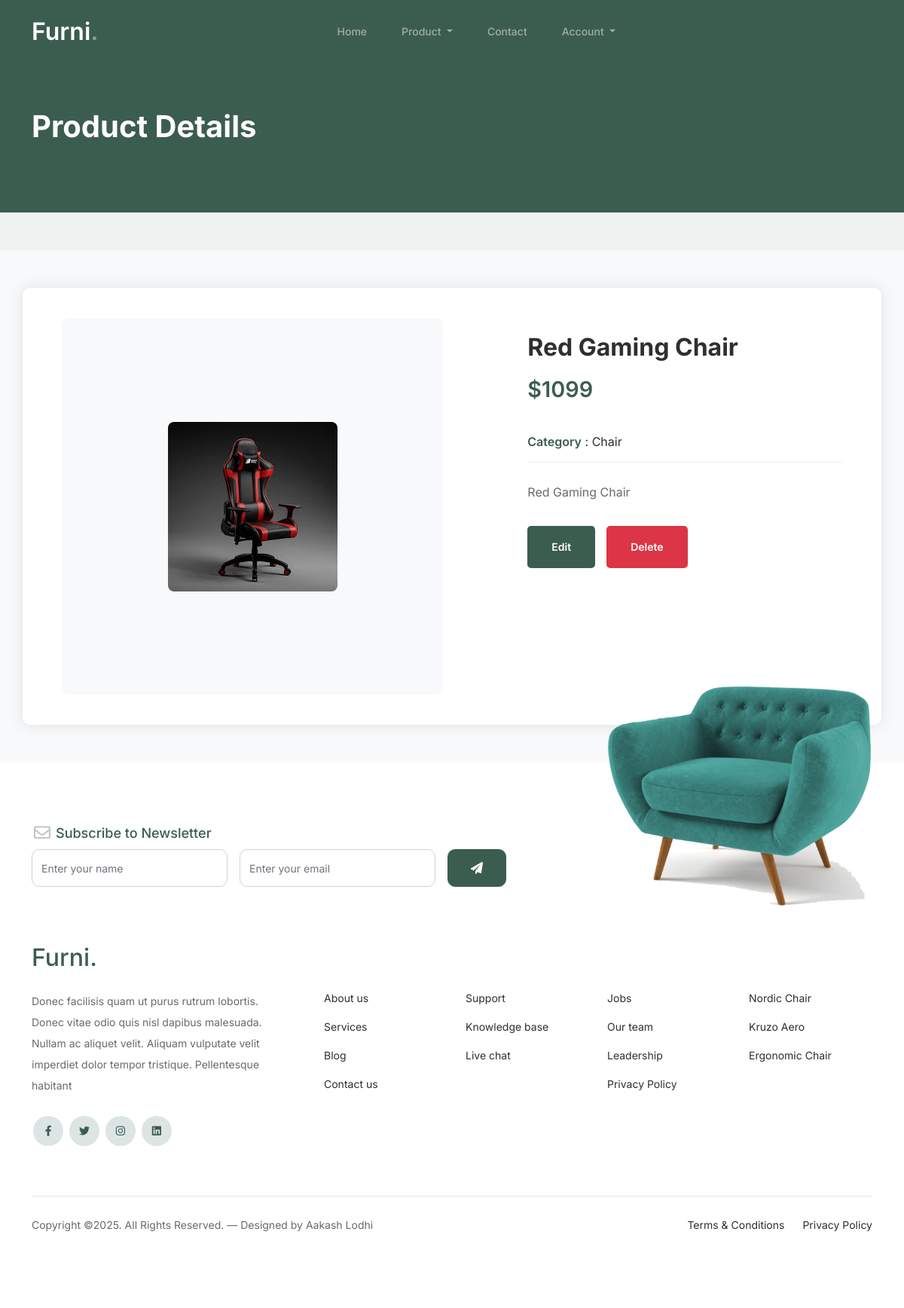
Page /seller-product-details/10/ on the committed database.
### myapp/models.py (models this page shows, shortened)
class Product(models.Model):
    category=(
        ("Chair","Chair"),
        ("Sofa","Sofa"),
        ("Bed","Bed"),
        ("Table","Table"),
    )
    seller=models.ForeignKey(User,on_delete=models.CASCADE)
    product_category=models.CharField(max_length=100,choices=category)
    product_name=models.CharField(max_length=100)
    product_price=models.PositiveIntegerField()
    product_desc=models.TextField()
    product_image=models.ImageField(upload_to="product_images/")

### myapp/views.py (the view)
# urls.py: path('seller-product-details/<int:pk>/',views.seller_product_details,name='seller-product-details'),
def seller_product_details(request,pk):
    product=Product.objects.get(pk=pk)
    return render(request,'seller-product-details.html',{'product':product})

### myapp/templates/seller-product-details.html (shortened to what this page needs)
{% extends 'seller-header.html' %}
{% load static %}
{% block content %}
<div class="hero">
    <div class="container">
        <div class="row justify-content-between">
            <div class="col-lg-5">
                <div class="intro-excerpt">
                    <h1>Product Details</h1>
                </div>
            </div>
            <div class="col-lg-7"></div>
        </div>
    </div>
</div>
<div class="product_image_area">
    <div class="container">
        <div class="row s_product_inner">
            <div class="col-lg-6">
                <div class="s_product_img">
                    <div id="carouselExampleIndicators" class="carousel slide" data-ride="carousel">
                        <div class="carousel-inner">
                            <div class="carousel-item active">
                                <img class="d-block w-100" src="{{product.product_image.url}}" alt="{{product.product_name}}" />
                            </div>
                        </div>
                    </div>
                </div>
            </div>
            <div class="col-lg-5 offset-lg-1">
                <div class="s_product_text">
                    <h3>{{product.product_name}}</h3>
                    <h2>${{product.product_price}}</h2>
                    <ul class="list">
                        <li>
                            <a class="active" href="#">
                                <span>Category</span> : {{product.product_category}}
                            </a>
                        </li>
                    </ul>
                    <p>{{product.product_desc}}</p>
                    <div class="card_area">
                        <a class="main_btn" href="{% url 'seller-product-edit' pk=product.pk %}">Edit</a>
                        <a class="main_btn" href="{% url 'seller-product-delete' pk=product.pk %}">Delete</a>
                    </div>
                </div>
            </div>
        </div>
    </div>
</div>
{% endblock %}

### myapp/static/css/style.css (style rules this page uses)
body { overflow-x: hidden; position: relative; }
body { font-family: "Inter", sans-serif; font-weight: 400; line-height: 28px; color: #6a6a6a; font-size: 14px; background-color: #eff2f1; }
a { text-decoration: none; -webkit-transition: .3s all ease; -o-transition: .3s all ease; transition: .3s all ease; color: #2f2f2f; text-decoration: underline; }
.hero { background: #3b5d50; padding: calc(4rem - 30px) 0 0rem 0; }
@media (min-width: 768px) { .hero { padding: calc(4rem - 30px) 0 4rem 0; } }
@media (min-width: 992px) { .hero { padding: calc(8rem - 30px) 0 8rem 0; } }
.hero .intro-excerpt { position: relative; z-index: 4; }
@media (min-width: 992px) { .hero .intro-excerpt { max-width: 450px; } }
.hero h1 { font-weight: 700; color: #ffffff; margin-bottom: 30px; }

### myapp/templates/seller-product-details.html (style rules this page uses)
.hero { background-color: #3b5d50; padding: 60px 0; margin-bottom: 50px; }
.hero h1 { color: white; font-weight: 700; font-size: 2.5rem; }
.product_image_area { padding: 50px 0; background-color: #f8f9fa; }
.s_product_inner { background: white; padding: 40px; border-radius: 10px; box-shadow: 0 0 20px rgba(0,0,0,0.1); }
.s_product_img { background: #f8f9fa; padding: 20px; border-radius: 10px; display: flex; align-items: center; justify-content: center; min-height: 500px; }
.s_product_img img { max-width: 100%; height: auto; object-fit: contain; border-radius: 8px; }
.s_product_text { padding: 20px 0; }
.s_product_text h3 { font-size: 2rem; font-weight: 700; color: #2f2f2f; margin-bottom: 20px; }
.s_product_text h2 { font-size: 1.8rem; font-weight: 600; color: #3b5d50; margin-bottom: 25px; }
.s_product_text .list { list-style: none; padding: 0; margin-bottom: 25px; }
.s_product_text .list li { padding: 12px 0; border-bottom: 1px solid #efefef; }
.s_product_text .list li a { color: #2f2f2f; text-decoration: none; font-size: 1rem; }
.s_product_text .list li a span { font-weight: 600; color: #3b5d50; }
.s_product_text p { color: #6a6a6a; line-height: 1.8; margin-bottom: 30px; font-size: 1rem; }
.card_area { display: flex; gap: 15px; margin-top: 30px; }
.main_btn { display: inline-block; padding: 12px 30px; background-color: #3b5d50; color: white; text-decoration: none; border-radius: 5px; font-weight: 600; transition: all 0.3s ease; border: 2px solid #3b5d50; }
.main_btn:last-child { background-color: #dc3545; border-color: #dc3545; }

### rows in the picture
Product: product_image (picture), product_name "Red Gaming Chair", product_price "1099", product_category "Chair", product_desc "Red Gaming Chair"
